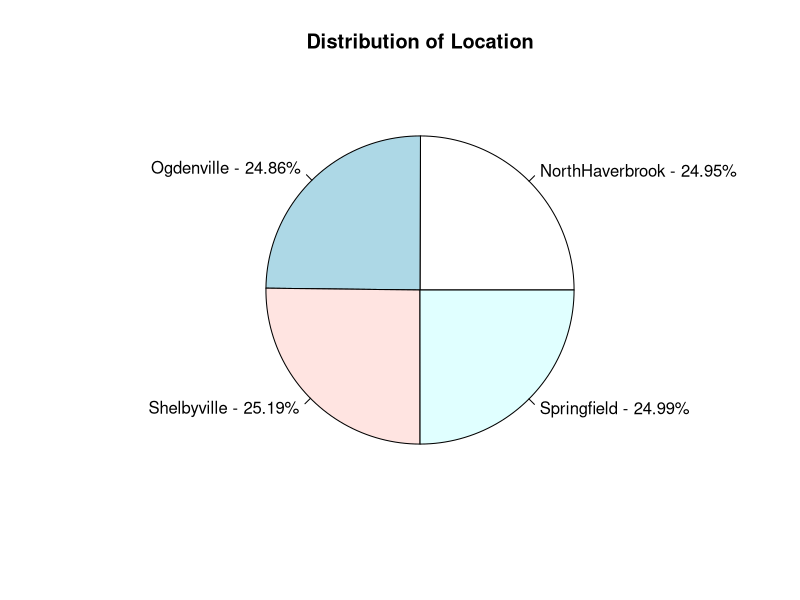
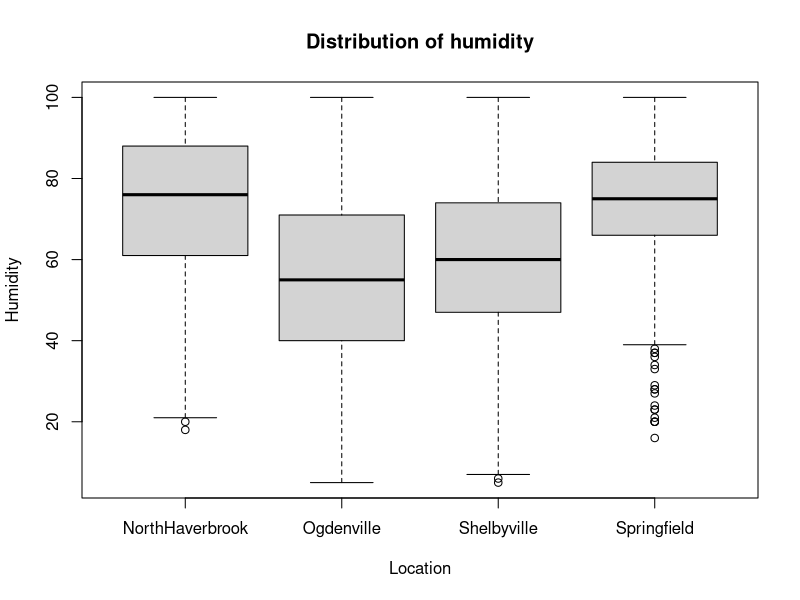

Write the R code that produced these figures, in order.
## ---- chunk 1
# n = sample size = 100 >= 30
# n*p = sample size*prob of success >= 5
# n*(1-p) = sample size*(1-prob of success) >= 5
# We can consider this is normal distribution sample, aka qualified to use pnorm
# Standard error = sd = STDEV/sqrt(10) = 55000/sqrt(100)
pnorm(150000, 140000, 55000/sqrt(100)) - pnorm(138000, 140000, 55000/sqrt(100))
## ---- chunk 2
# Find the probability in the population that have a house less than $85000
pnorm(85000, 140000, 55000)
## ---- chunk 3
# n = sample size >= 30
# n*p = sample size*prob of success >= 5
# n*(1-p) = sample size*(1-prob of success) >= 5
# Meet 2/3 of the above then we can consider this is normal distribution sample, aka qualified to use pnorm
# STDEV = sqrt(p*(1-p)/n) = sqrt(0.158*(1-0.158)/100)
pnorm(0.223, 0.158, sqrt(0.158*(1-0.158)/100), lower.tail = FALSE)
## ---- chunk 4
# View the dataset first
weather <- read.csv('weather.csv', header = TRUE)
View(weather)
## ---- chunk 5
# Structure of the dataset
str(weather)
## ---- chunk 6
# Relative frequency table 
prop.table(table(weather$Location))
## ---- chunk 7
# Plot pie chart
pie(prop.table(table(weather$Location)), labels = c("NorthHaverbrook - 24.95%", "Ogdenville - 24.86%", "Shelbyville - 25.19%", "Springfield - 24.99%"), main = "Distribution of Location")
## ---- chunk 8
# Subset the data first
NorthHaverbrook <- subset(weather, weather$Location == "NorthHaverbrook")

Ogdenville <- subset(weather, weather$Location == "Ogdenville")

Shelbyville <- subset(weather, weather$Location == "Shelbyville")

Springfield <- subset(weather, weather$Location == "Springfield")

## ---- chunk 9
# Rainfall and Humidity variables in NorthHaverbrook
summary(NorthHaverbrook$Rainfall)
summary(NorthHaverbrook$Humidity)
## ---- chunk 10
# Rainfall and Humidity variables in Ogdenville
summary(Ogdenville$Rainfall)
summary(Ogdenville$Humidity)
## ---- chunk 11
# Rainfall and Humidity variables in Shelbyville
summary(Shelbyville$Rainfall)
summary(Shelbyville$Humidity)
## ---- chunk 12
# Rainfall and Humidity variables in Springfield
summary(Springfield$Rainfall)
summary(Springfield$Humidity)
## ---- chunk 13
boxplot(weather$Humidity ~ weather$Location, horizontal = FALSE, main ="Distribution of humidity", xlab = 'Location', ylab = 'Humidity') 
## ---- chunk 14
t.test(Springfield$Humidity, Ogdenville$Humidity, mu = 0, alternative = "greater",var.equal = FALSE)
## ---- chunk 15
# Define a new column of rainfall > 1.129 as High in Ogdenville
Ogdenville$rainfall_cat <- ifelse(Ogdenville$Rainfall > 1.129 ,"High", "Low")
## ---- chunk 16
# Probability of Rainfall higher
table(Ogdenville$rainfall_cat)
## ---- chunk 17
prop.test(x = 384/2596, n = 2980, p = 0.12, alternative = "greater", correct = FALSE)
